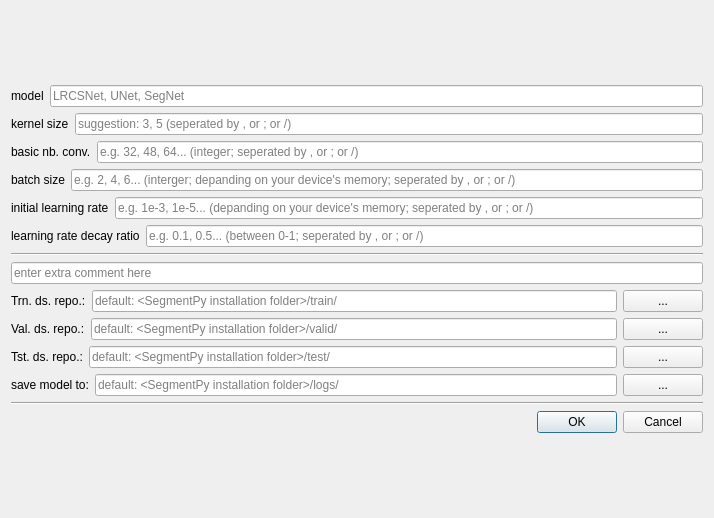
<?xml version="1.0" encoding="UTF-8"?>
<ui version="4.0">
 <class>gridSearch_dialog</class>
 <widget class="QDialog" name="gridSearch_dialog">
  <property name="geometry">
   <rect>
    <x>0</x>
    <y>0</y>
    <width>714</width>
    <height>518</height>
   </rect>
  </property>
  <property name="windowTitle">
   <string>Dialog</string>
  </property>
  <layout class="QGridLayout" name="gridLayout">
   <item row="0" column="0">
    <layout class="QVBoxLayout" name="verticalLayout_2">
     <item>
      <layout class="QVBoxLayout" name="verticalLayout">
       <item>
        <layout class="QHBoxLayout" name="horizontalLayout_10">
         <item>
          <widget class="QLabel" name="label_6">
           <property name="text">
            <string>model</string>
           </property>
          </widget>
         </item>
         <item>
          <widget class="QLineEdit" name="model_line">
           <property name="placeholderText">
            <string>LRCSNet, UNet, SegNet</string>
           </property>
          </widget>
         </item>
        </layout>
       </item>
       <item>
        <layout class="QHBoxLayout" name="horizontalLayout">
         <item>
          <widget class="QLabel" name="label">
           <property name="text">
            <string>kernel size</string>
           </property>
          </widget>
         </item>
         <item>
          <widget class="QLineEdit" name="kernel_size">
           <property name="placeholderText">
            <string>suggestion: 3, 5 (seperated by , or ; or /)</string>
           </property>
          </widget>
         </item>
        </layout>
       </item>
       <item>
        <layout class="QHBoxLayout" name="horizontalLayout_2">
         <item>
          <widget class="QLabel" name="label_2">
           <property name="text">
            <string>basic nb. conv.</string>
           </property>
          </widget>
         </item>
         <item>
          <widget class="QLineEdit" name="nb_conv">
           <property name="placeholderText">
            <string>e.g. 32, 48, 64... (integer; seperated by , or ; or /)</string>
           </property>
          </widget>
         </item>
        </layout>
       </item>
       <item>
        <layout class="QHBoxLayout" name="horizontalLayout_4">
         <item>
          <widget class="QLabel" name="label_4">
           <property name="text">
            <string>batch size</string>
           </property>
          </widget>
         </item>
         <item>
          <widget class="QLineEdit" name="batch_size">
           <property name="placeholderText">
            <string>e.g. 2, 4, 6... (interger; depanding on your device's memory; seperated by , or ; or /)</string>
           </property>
          </widget>
         </item>
        </layout>
       </item>
       <item>
        <layout class="QHBoxLayout" name="horizontalLayout_3">
         <item>
          <widget class="QLabel" name="label_3">
           <property name="text">
            <string>initial learning rate</string>
           </property>
          </widget>
         </item>
         <item>
          <widget class="QLineEdit" name="init_lr">
           <property name="placeholderText">
            <string>e.g. 1e-3, 1e-5... (depanding on your device's memory; seperated by , or ; or /)</string>
           </property>
          </widget>
         </item>
        </layout>
       </item>
       <item>
        <layout class="QHBoxLayout" name="horizontalLayout_5">
         <item>
          <widget class="QLabel" name="label_5">
           <property name="text">
            <string>learning rate decay ratio</string>
           </property>
          </widget>
         </item>
         <item>
          <widget class="QLineEdit" name="decay_ratio">
           <property name="placeholderText">
            <string>e.g. 0.1, 0.5... (between 0-1; seperated by , or ; or /)</string>
           </property>
          </widget>
         </item>
        </layout>
       </item>
      </layout>
     </item>
     <item>
      <widget class="Line" name="line">
       <property name="orientation">
        <enum>Qt::Horizontal</enum>
       </property>
      </widget>
     </item>
     <item>
      <widget class="QLineEdit" name="comment">
       <property name="placeholderText">
        <string>enter extra comment here</string>
       </property>
      </widget>
     </item>
     <item>
      <layout class="QHBoxLayout" name="horizontalLayout_7">
       <item>
        <widget class="QLabel" name="label_20">
         <property name="text">
          <string>Trn. ds. repo.:</string>
         </property>
        </widget>
       </item>
       <item>
        <widget class="QLineEdit" name="trn_dir_line">
         <property name="placeholderText">
          <string>default: &lt;SegmentPy installation folder&gt;/train/</string>
         </property>
        </widget>
       </item>
       <item>
        <widget class="QPushButton" name="trn_dir_button">
         <property name="text">
          <string>...</string>
         </property>
        </widget>
       </item>
      </layout>
     </item>
     <item>
      <layout class="QHBoxLayout" name="horizontalLayout_9">
       <item>
        <widget class="QLabel" name="label_19">
         <property name="text">
          <string>Val. ds. repo.:</string>
         </property>
        </widget>
       </item>
       <item>
        <widget class="QLineEdit" name="val_dir_line">
         <property name="placeholderText">
          <string>default: &lt;SegmentPy installation folder&gt;/valid/</string>
         </property>
        </widget>
       </item>
       <item>
        <widget class="QPushButton" name="val_dir_button">
         <property name="text">
          <string>...</string>
         </property>
        </widget>
       </item>
      </layout>
     </item>
     <item>
      <layout class="QHBoxLayout" name="horizontalLayout_6">
       <item>
        <widget class="QLabel" name="label_21">
         <property name="text">
          <string>Tst. ds. repo.:</string>
         </property>
        </widget>
       </item>
       <item>
        <widget class="QLineEdit" name="test_dir_line">
         <property name="placeholderText">
          <string>default: &lt;SegmentPy installation folder&gt;/test/</string>
         </property>
        </widget>
       </item>
       <item>
        <widget class="QPushButton" name="test_dir_button">
         <property name="text">
          <string>...</string>
         </property>
        </widget>
       </item>
      </layout>
     </item>
     <item>
      <layout class="QHBoxLayout" name="horizontalLayout_8">
       <item>
        <widget class="QLabel" name="label_22">
         <property name="text">
          <string>save model to:</string>
         </property>
        </widget>
       </item>
       <item>
        <widget class="QLineEdit" name="log_dir_line">
         <property name="placeholderText">
          <string>default: &lt;SegmentPy installation folder&gt;/logs/</string>
         </property>
        </widget>
       </item>
       <item>
        <widget class="QPushButton" name="log_dir_button">
         <property name="text">
          <string>...</string>
         </property>
        </widget>
       </item>
      </layout>
     </item>
     <item>
      <widget class="Line" name="line_2">
       <property name="orientation">
        <enum>Qt::Horizontal</enum>
       </property>
      </widget>
     </item>
     <item>
      <widget class="QDialogButtonBox" name="buttonBox">
       <property name="orientation">
        <enum>Qt::Horizontal</enum>
       </property>
       <property name="standardButtons">
        <set>QDialogButtonBox::Cancel|QDialogButtonBox::Ok</set>
       </property>
      </widget>
     </item>
    </layout>
   </item>
  </layout>
 </widget>
 <resources/>
 <connections>
  <connection>
   <sender>buttonBox</sender>
   <signal>accepted()</signal>
   <receiver>gridSearch_dialog</receiver>
   <slot>accept()</slot>
   <hints>
    <hint type="sourcelabel">
     <x>248</x>
     <y>254</y>
    </hint>
    <hint type="destinationlabel">
     <x>157</x>
     <y>274</y>
    </hint>
   </hints>
  </connection>
  <connection>
   <sender>buttonBox</sender>
   <signal>rejected()</signal>
   <receiver>gridSearch_dialog</receiver>
   <slot>reject()</slot>
   <hints>
    <hint type="sourcelabel">
     <x>316</x>
     <y>260</y>
    </hint>
    <hint type="destinationlabel">
     <x>286</x>
     <y>274</y>
    </hint>
   </hints>
  </connection>
 </connections>
</ui>
